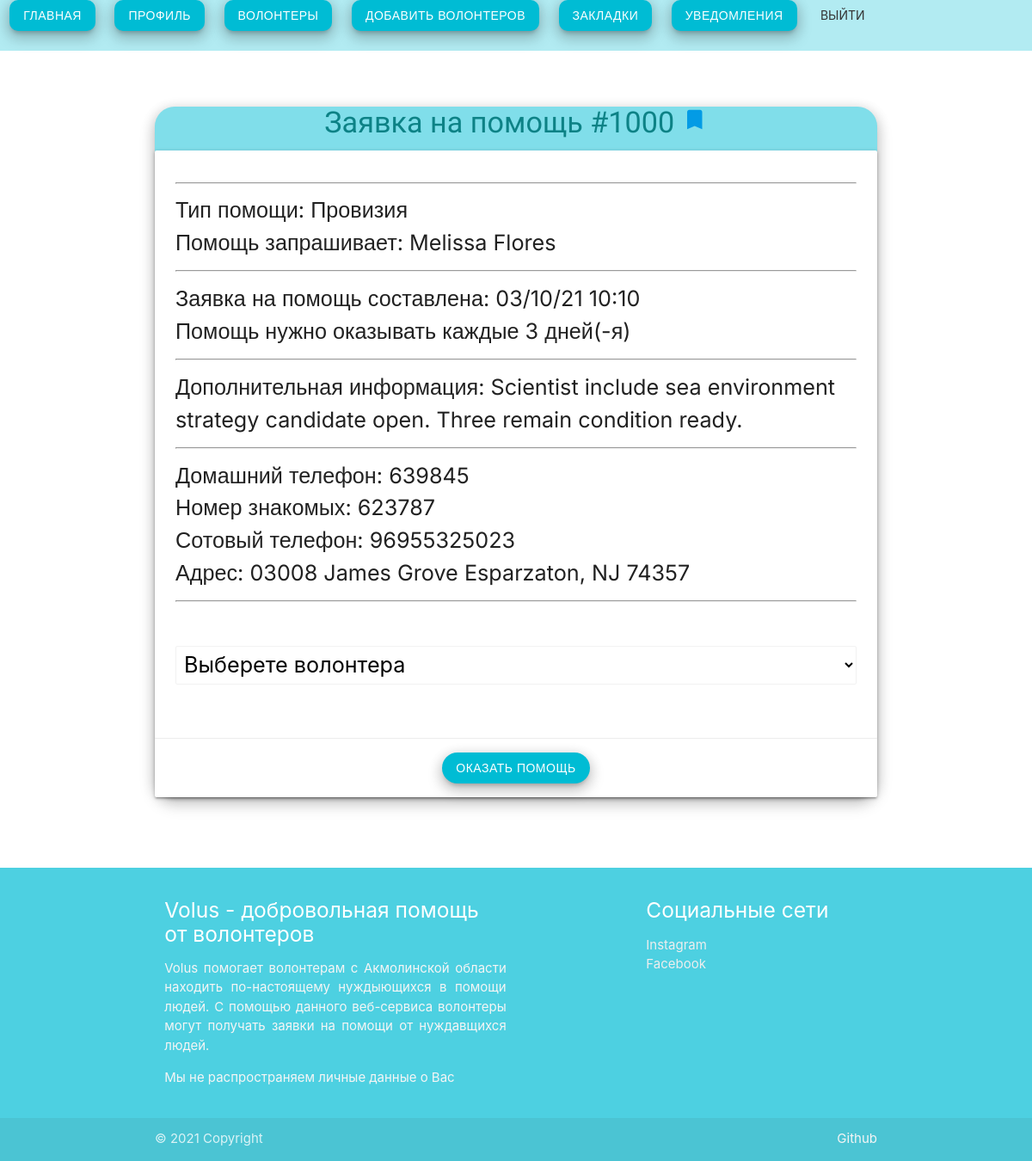
Page /volunteer/query/2b7c9ededbc3446fba4039 (signed in) on the committed database.
### models.py (models this page shows, shortened)
class CreateBaseMixin(object):
    @classmethod
    def create(cls, **kwargs):
        logger.debug('Creating in BaseMixin for %s with data %s',
                     cls.__name__, kwargs)
        try:
            obj = cls(**kwargs)
            db.session.add(obj)
            db.session.commit()
            logger.debug('Successful BaseMixin creation')
            return obj
        except:
            logger.exception('Creation in BaseMixin failed')

class HelpQuery(CreateBaseMixin, db.Model):
    id = db.Column(db.Integer, primary_key=True)
    about = db.Column(db.Text)
    duration = db.Column(db.Interval())
    help_type = db.Column(db.String(200))
    deleted = db.Column(db.Boolean, default=False)
    from_needy = db.Column(
        db.Integer, db.ForeignKey('needy.id'), nullable=False)
    completion_date = db.Column(db.DateTime)
    completion_status = db.Column(db.Boolean, default=False)
    completed_by = db.Column(db.Integer, db.ForeignKey('volunteer.id'))
    date = db.Column(db.DateTime, default=datetime.now)
    slug = db.Column(db.String(200), default=generate_slug, unique=True)

class UpdateUserMixin(object):
    @classmethod
    def update_data_for(cls, user_id, form, to_overwrite={}):
        '''Updates data fields for object with given id from request.form

        Args:
            user_id (int): Volunteer.id, Organization.id or Needy.id
            form (dict): request.form object
            to_overwrite (dict, optional): Additional key-value fields to overwrite (useful for Needy's help_type)
        '''
        logger.debug('Updating data for %s #%s with to_overwrite:%s; form: %s',
                     cls.__name__, user_id, to_overwrite, form)
        try:
            user = cls.query.get(user_id)
            if user:
                try:
                    for attr, value in form.items():
                        if isinstance(value, list):
                            value = ', '.join(value)
                        if value and hasattr(cls, attr):
                            setattr(user, attr, value)
                    for attr, value in to_overwrite.items():
                        setattr(user, attr, value)
                except:
                    logger.exception(
                        'Error when updating data, probably unique constraint failed')
                    return False
                db.session.commit()
                logger.debug('Successful data update')
                return True
        except:
            logger.exception('Error in update_data_for')

class Needy(CreateBaseMixin, UpdateUserMixin, db.Model):
    id = db.Column(db.Integer, primary_key=True)
    addr = db.Column(db.String(200))
    gender = db.Column(db.String(6))
    name = db.Column(db.String(200), nullable=False)
    iin = db.Column(db.String(12), nullable=False, unique=True)
    about = db.Column(db.Text)
    help_type = db.Column(db.String(200))
    home_number = db.Column(db.String(6))
    mobile_number = db.Column(db.String(12))
    relative_number = db.Column(db.String(12))
    registered = db.Column(db.DateTime, default=datetime.now)
    slug = db.Column(db.String(200), default=generate_slug, unique=True)
    key = db.Column(db.LargeBinary(), default=generate_key, unique=True)
    help_queries = db.relationship(
        'HelpQuery', backref='needy', lazy='dynamic')
    notifications = db.relationship(
        'Notification', backref='needy', lazy='dynamic')

### blueprints/volunteer.py (the view)
@volunteer.route('/query/<query_slug>')
@login_required
@log_view
def query(query_slug):
    help_query = HelpQuery.query.filter_by(slug=query_slug).first()
    if not help_query:
        return redirect(url_for(('volunteer.index')))
    volunteers = ()
    orgs = ()
    if 'org' in session:
        org_id = session.get('org').get('id')
        volunteers = Organization.query.get(org_id).volunteers.all()
    else:
        vol_id = session.get('vol').get('id')
        orgs = Volunteer.query.get(vol_id).orgs
    return render_template('v_query.html', query=help_query, volunteers=volunteers, orgs=orgs)

### models.py (called while the page is built)
    @staticmethod
    def get_notifications(user_id: int, to_volunteer: bool = True):
        logger.debug(
            'Fetching notifications for user #%s, volunteer?: %s', user_id, to_volunteer)
        try:
            if to_volunteer:
                return Notification.query.filter_by(deleted=False).filter_by(to_volunteer=user_id).filter_by(read=False).order_by(Notification.date.desc()).all()
            return Notification.query.filter_by(deleted=False).filter((Notification.to_organization == user_id) | (Notification.from_organization == user_id)).filter_by(read=False).order_by(Notification.date.desc()).all()
        except:
            logger.exception(
                'Oops, cannot get notifications for user #%s', user_id)

### views.py (called while the page is built)
def log_view(f):
    @wraps(f)
    def inner(*args, **kwargs):
        logger.debug('In %s', f.__name__)
        try:
            return f(*args, **kwargs)
        except:
            logger.exception('Error in %s', f.__name__)
            flash('Ошибка сервера повторите запрос позже')
            return redirect(url_for('home'))
    return inner

@app.teardown_request
def teardown_request(error=None):
    if error:
        logger.critical(
            'Error occured %s. Sending email with traceback info', error)
        try:
            subject = 'VOLUS CRITICAL'
            sender = 'volus.kokshe@gmail.com'
            recipients = ['khovansky99@gmail.com', ]
            body = f'[VOLUS APP] Error occured:\n\n{error}'
            msg = Message(subject=subject, recipients=recipients,
                          body=body, sender=sender)
            mail.send(msg)
        except:
            return redirect(url_for('home'))

@app.before_request
def check_user_agent():
    user_agent = request.headers.get('User-Agent', '')
    logger.debug('User-Agent: %s', user_agent)
    if user_agent in bad_user_agents:
        logger.warning('Banning user for suspicious user-agent')
        ip_ban.add()
        return '<h1>Привет, ботяра!</h1><h2>Если Вы видете данное сообщение, включите поддержку JavaScript и удалите куки</h2>'

### templates/volunteer/v_query.html (shortened to what this page needs)
{% extends 'layout.html' %}
{% block content %}
<div class="container z-depth-3 content #e0f7fa cyan lighten-3" style="border-radius: 23px;">
    <div class="col s12 m7">
        <h4 class="center-align special-heading">Заявка на помощь #{{ query.id }} <a href="{{ url_for('volunteer.bookmarks_add_remove', query_slug=query.slug) }} "> <i class="small material-icons">bookmark</i></a></h4>
        <div class="card horizontal">
            <div class="card-stacked">
                <form action="{{ url_for('volunteer.submit_help', query_slug=query.slug) }}" method="POST" id="submitForm">
                    <div class="card-content flow-text">
                        <hr>
                        <p> Тип помощи: {{ query.help_type }}</p>
                        <p> Помощь запрашивает: {{ query.needy.name }}</p>
                        <hr>
                        <p> Заявка на помощь составлена: {{ query.date.strftime('%d/%m/%y %H:%m') }}</p>
                        {% if query.duration %}
                            <p> Помощь нужно оказывать каждые {{ query.duration.days  }} дней(-я)</p>
                        {% endif %}
                        <hr>
                        <p> Дополнительная информация: {{ query.about }}</p>
                        {% set needy = query.needy %}
                        {% if 'org' in session %}
                            <hr>
                            <p>Домашний телефон: {{ needy.home_number }}</p>
                            <p>Номер знакомых: {{ needy.relative_number }} </p>
                            <p>Сотовый телефон: {{ needy.mobile_number }} </p>
                            <p>Адрес: {{ needy.addr }} </p>
                            <hr>
                            <div>
                            </div>
                            <select class="browser-default" name="chosen_vol_id" required>
                                <option value="" disabled selected>Выберете волонтера</option>
                            </select>
                        {% endif %}
                        <div align="center">
                        </div>
                    </div>
                </form>
                <div class="card-action center-align">
                    <a style="border-radius: 20px;" href="#" class="#00bcd4 cyan waves-effect waves-light z-depth-3 btn" onclick="document.getElementById('submitForm').submit()">Оказать помощь </a>
                </div>
            </div>
        </div>
    </div>
</div>
{% endblock %}

### templates/volunteer/layout.html (style rules this page uses)
.content { font-family: 'Inter', sans-serif; }
.special-heading { font-family: 'Commissioner', sans-serif; color: #0d8286; }

### rows in the picture
HelpQuery: id "1000", help_type "Провизия", date "03/10/21 10:10", duration.days "3", about "Scientist include sea environment strategy candidate open. Three remain condition ready."
Needy: needy.name "Melissa Flores", home_number "639845", relative_number "623787", mobile_number "96955325023", addr "03008 James Grove Esparzaton, NJ 74357"

### other values in the picture
{{ label }} "ГЛАВНАЯ ПРОФИЛЬ ВОЛОНТЕРЫ ДОБАВИТЬ ВОЛОНТЕРОВ ЗАКЛАДКИ"
